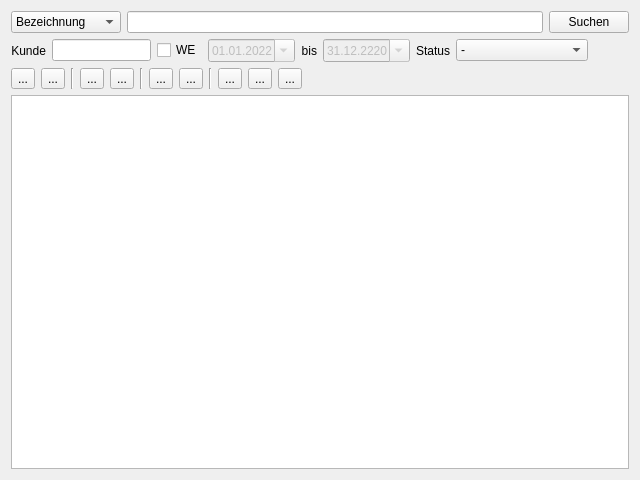
<?xml version="1.0" encoding="UTF-8"?>
<ui version="4.0">
 <class>Admin</class>
 <widget class="QWidget" name="Admin">
  <property name="geometry">
   <rect>
    <x>0</x>
    <y>0</y>
    <width>640</width>
    <height>480</height>
   </rect>
  </property>
  <property name="windowTitle">
   <string>Administration</string>
  </property>
  <layout class="QVBoxLayout" name="verticalLayout">
   <item>
    <widget class="QFrame" name="fr_search">
     <property name="frameShape">
      <enum>QFrame::NoFrame</enum>
     </property>
     <property name="frameShadow">
      <enum>QFrame::Raised</enum>
     </property>
     <layout class="QHBoxLayout" name="hl_search">
      <property name="leftMargin">
       <number>0</number>
      </property>
      <property name="topMargin">
       <number>0</number>
      </property>
      <property name="rightMargin">
       <number>0</number>
      </property>
      <property name="bottomMargin">
       <number>0</number>
      </property>
      <item>
       <widget class="QComboBox" name="cb_search">
        <property name="minimumSize">
         <size>
          <width>110</width>
          <height>0</height>
         </size>
        </property>
        <item>
         <property name="text">
          <string>Bezeichnung</string>
         </property>
        </item>
        <item>
         <property name="text">
          <string>Name</string>
         </property>
        </item>
        <item>
         <property name="text">
          <string>EAN</string>
         </property>
        </item>
        <item>
         <property name="text">
          <string>Artikel-UUID</string>
         </property>
        </item>
       </widget>
      </item>
      <item>
       <widget class="QLineEdit" name="le_search">
        <property name="maxLength">
         <number>20</number>
        </property>
        <property name="frame">
         <bool>true</bool>
        </property>
       </widget>
      </item>
      <item>
       <widget class="QPushButton" name="pb_search">
        <property name="toolTip">
         <string>Artikel und Aufträge suchen</string>
        </property>
        <property name="text">
         <string>Suchen</string>
        </property>
       </widget>
      </item>
     </layout>
    </widget>
   </item>
   <item>
    <widget class="QFrame" name="fr_search_options">
     <property name="frameShape">
      <enum>QFrame::NoFrame</enum>
     </property>
     <property name="frameShadow">
      <enum>QFrame::Raised</enum>
     </property>
     <layout class="QHBoxLayout" name="hl_options">
      <property name="leftMargin">
       <number>0</number>
      </property>
      <property name="topMargin">
       <number>0</number>
      </property>
      <property name="bottomMargin">
       <number>0</number>
      </property>
      <item>
       <widget class="QLabel" name="l_customer">
        <property name="text">
         <string>Kunde</string>
        </property>
        <property name="alignment">
         <set>Qt::AlignRight|Qt::AlignTrailing|Qt::AlignVCenter</set>
        </property>
       </widget>
      </item>
      <item>
       <widget class="QLineEdit" name="le_customer">
        <property name="minimumSize">
         <size>
          <width>0</width>
          <height>0</height>
         </size>
        </property>
        <property name="toolTip">
         <string/>
        </property>
        <property name="maxLength">
         <number>20</number>
        </property>
       </widget>
      </item>
      <item>
       <widget class="QCheckBox" name="cb_date">
        <property name="text">
         <string>WE</string>
        </property>
       </widget>
      </item>
      <item>
       <widget class="QDateEdit" name="date_from">
        <property name="enabled">
         <bool>false</bool>
        </property>
        <property name="dateTime">
         <datetime>
          <hour>0</hour>
          <minute>0</minute>
          <second>0</second>
          <year>2022</year>
          <month>1</month>
          <day>1</day>
         </datetime>
        </property>
        <property name="displayFormat">
         <string>dd.MM.yyyy</string>
        </property>
        <property name="calendarPopup">
         <bool>true</bool>
        </property>
       </widget>
      </item>
      <item>
       <widget class="QLabel" name="l_date_to">
        <property name="text">
         <string>bis</string>
        </property>
        <property name="alignment">
         <set>Qt::AlignRight|Qt::AlignTrailing|Qt::AlignVCenter</set>
        </property>
       </widget>
      </item>
      <item>
       <widget class="QDateEdit" name="date_to">
        <property name="enabled">
         <bool>false</bool>
        </property>
        <property name="minimumSize">
         <size>
          <width>0</width>
          <height>0</height>
         </size>
        </property>
        <property name="dateTime">
         <datetime>
          <hour>0</hour>
          <minute>0</minute>
          <second>0</second>
          <year>2220</year>
          <month>12</month>
          <day>31</day>
         </datetime>
        </property>
        <property name="displayFormat">
         <string>dd.MM.yyyy</string>
        </property>
        <property name="calendarPopup">
         <bool>true</bool>
        </property>
       </widget>
      </item>
      <item>
       <widget class="QLabel" name="le_status">
        <property name="text">
         <string>Status</string>
        </property>
       </widget>
      </item>
      <item>
       <widget class="QComboBox" name="cb_status">
        <item>
         <property name="text">
          <string>-</string>
         </property>
        </item>
        <item>
         <property name="text">
          <string>Auftrag offen</string>
         </property>
        </item>
        <item>
         <property name="text">
          <string>Auftrag gesperrt</string>
         </property>
        </item>
        <item>
         <property name="text">
          <string>WE ja</string>
         </property>
        </item>
        <item>
         <property name="text">
          <string>WE nein</string>
         </property>
        </item>
        <item>
         <property name="text">
          <string>WA ja</string>
         </property>
        </item>
        <item>
         <property name="text">
          <string>WA nein</string>
         </property>
        </item>
        <item>
         <property name="text">
          <string>Artikel offen</string>
         </property>
        </item>
        <item>
         <property name="text">
          <string>Artikel gesperrt</string>
         </property>
        </item>
        <item>
         <property name="text">
          <string>Foto offen</string>
         </property>
        </item>
        <item>
         <property name="text">
          <string>Foto neu</string>
         </property>
        </item>
        <item>
         <property name="text">
          <string>Foto unbeendet</string>
         </property>
        </item>
        <item>
         <property name="text">
          <string>Foto abgschlossen</string>
         </property>
        </item>
        <item>
         <property name="text">
          <string>EBV offen</string>
         </property>
        </item>
        <item>
         <property name="text">
          <string>EBV neu</string>
         </property>
        </item>
        <item>
         <property name="text">
          <string>EBV unbeendet</string>
         </property>
        </item>
        <item>
         <property name="text">
          <string>EBV abgschlossen</string>
         </property>
        </item>
        <item>
         <property name="text">
          <string>DA offen</string>
         </property>
        </item>
        <item>
         <property name="text">
          <string>DA abgschlossen</string>
         </property>
        </item>
       </widget>
      </item>
      <item>
       <spacer name="hspacer_options">
        <property name="orientation">
         <enum>Qt::Horizontal</enum>
        </property>
        <property name="sizeHint" stdset="0">
         <size>
          <width>40</width>
          <height>20</height>
         </size>
        </property>
       </spacer>
      </item>
     </layout>
    </widget>
   </item>
   <item>
    <widget class="QFrame" name="fr_buttons">
     <property name="sizePolicy">
      <sizepolicy hsizetype="Preferred" vsizetype="Fixed">
       <horstretch>0</horstretch>
       <verstretch>0</verstretch>
      </sizepolicy>
     </property>
     <property name="frameShape">
      <enum>QFrame::NoFrame</enum>
     </property>
     <property name="frameShadow">
      <enum>QFrame::Raised</enum>
     </property>
     <layout class="QHBoxLayout" name="hlayout_buttons">
      <property name="sizeConstraint">
       <enum>QLayout::SetDefaultConstraint</enum>
      </property>
      <property name="leftMargin">
       <number>0</number>
      </property>
      <property name="topMargin">
       <number>0</number>
      </property>
      <property name="rightMargin">
       <number>0</number>
      </property>
      <property name="bottomMargin">
       <number>0</number>
      </property>
      <item>
       <widget class="QToolButton" name="tb_lock">
        <property name="toolTip">
         <string>Auftrag/Artikel sperren</string>
        </property>
        <property name="text">
         <string>...</string>
        </property>
        <property name="icon">
         <iconset resource="../res/ressource.qrc">
          <normaloff>:/icons/icons/lock.ico</normaloff>:/icons/icons/lock.ico</iconset>
        </property>
       </widget>
      </item>
      <item>
       <widget class="QToolButton" name="tb_reset">
        <property name="toolTip">
         <string>Auftrag rücksetzen</string>
        </property>
        <property name="text">
         <string>...</string>
        </property>
        <property name="icon">
         <iconset resource="../res/ressource.qrc">
          <normaloff>:/icons/icons/reset.ico</normaloff>:/icons/icons/reset.ico</iconset>
        </property>
       </widget>
      </item>
      <item>
       <widget class="Line" name="vline_buttons_1">
        <property name="orientation">
         <enum>Qt::Vertical</enum>
        </property>
       </widget>
      </item>
      <item>
       <widget class="QToolButton" name="tb_import_csv">
        <property name="toolTip">
         <string>Artikel/Aufträge per CSV importieren</string>
        </property>
        <property name="text">
         <string>...</string>
        </property>
        <property name="icon">
         <iconset resource="../res/ressource.qrc">
          <normaloff>:/icons/icons/csv.ico</normaloff>:/icons/icons/csv.ico</iconset>
        </property>
       </widget>
      </item>
      <item>
       <widget class="QToolButton" name="tb_import_xml">
        <property name="toolTip">
         <string>Artikel/Aufträge per XML importieren</string>
        </property>
        <property name="text">
         <string>...</string>
        </property>
        <property name="icon">
         <iconset resource="../res/ressource.qrc">
          <normaloff>:/icons/icons/xml.ico</normaloff>:/icons/icons/xml.ico</iconset>
        </property>
       </widget>
      </item>
      <item>
       <widget class="Line" name="vline_buttons_2">
        <property name="orientation">
         <enum>Qt::Vertical</enum>
        </property>
       </widget>
      </item>
      <item>
       <widget class="QToolButton" name="tb_new_article">
        <property name="toolTip">
         <string>neuen Artikel anlegen</string>
        </property>
        <property name="text">
         <string>...</string>
        </property>
        <property name="icon">
         <iconset resource="../res/ressource.qrc">
          <normaloff>:/icons/icons/article.ico</normaloff>:/icons/icons/article.ico</iconset>
        </property>
       </widget>
      </item>
      <item>
       <widget class="QToolButton" name="tb_new_order">
        <property name="toolTip">
         <string>neuen Auftrag anlegen</string>
        </property>
        <property name="text">
         <string>...</string>
        </property>
        <property name="icon">
         <iconset resource="../res/ressource.qrc">
          <normaloff>:/icons/icons/order.ico</normaloff>:/icons/icons/order.ico</iconset>
        </property>
       </widget>
      </item>
      <item>
       <widget class="Line" name="vline_buttons_3">
        <property name="orientation">
         <enum>Qt::Vertical</enum>
        </property>
       </widget>
      </item>
      <item>
       <widget class="QToolButton" name="tb_export">
        <property name="toolTip">
         <string>Tabelle als JSON exportieren</string>
        </property>
        <property name="text">
         <string>...</string>
        </property>
        <property name="icon">
         <iconset resource="../res/ressource.qrc">
          <normaloff>:/icons/icons/export.ico</normaloff>:/icons/icons/export.ico</iconset>
        </property>
       </widget>
      </item>
      <item>
       <widget class="QToolButton" name="tb_remove">
        <property name="toolTip">
         <string>Eintrag aus Tabelle entfernen</string>
        </property>
        <property name="text">
         <string>...</string>
        </property>
        <property name="icon">
         <iconset resource="../res/ressource.qrc">
          <normaloff>:/icons/icons/remove.ico</normaloff>:/icons/icons/remove.ico</iconset>
        </property>
       </widget>
      </item>
      <item>
       <widget class="QToolButton" name="tb_clear">
        <property name="toolTip">
         <string>Tabelle leeren</string>
        </property>
        <property name="text">
         <string>...</string>
        </property>
        <property name="icon">
         <iconset resource="../res/ressource.qrc">
          <normaloff>:/icons/icons/clear.ico</normaloff>:/icons/icons/clear.ico</iconset>
        </property>
       </widget>
      </item>
      <item>
       <spacer name="hspacer_buttons">
        <property name="orientation">
         <enum>Qt::Horizontal</enum>
        </property>
        <property name="sizeHint" stdset="0">
         <size>
          <width>40</width>
          <height>20</height>
         </size>
        </property>
       </spacer>
      </item>
     </layout>
    </widget>
   </item>
   <item>
    <widget class="QTreeView" name="tree_articles">
     <property name="toolTip">
      <string>Tabelle mit Artikeln und deren Aufträge</string>
     </property>
     <property name="editTriggers">
      <set>QAbstractItemView::NoEditTriggers</set>
     </property>
     <property name="selectionMode">
      <enum>QAbstractItemView::ExtendedSelection</enum>
     </property>
     <property name="autoExpandDelay">
      <number>0</number>
     </property>
     <property name="sortingEnabled">
      <bool>true</bool>
     </property>
     <attribute name="headerVisible">
      <bool>true</bool>
     </attribute>
    </widget>
   </item>
  </layout>
 </widget>
 <tabstops>
  <tabstop>cb_search</tabstop>
  <tabstop>le_search</tabstop>
  <tabstop>pb_search</tabstop>
  <tabstop>le_customer</tabstop>
  <tabstop>cb_date</tabstop>
  <tabstop>date_from</tabstop>
  <tabstop>date_to</tabstop>
  <tabstop>cb_status</tabstop>
  <tabstop>tb_lock</tabstop>
  <tabstop>tb_reset</tabstop>
  <tabstop>tb_import_csv</tabstop>
  <tabstop>tb_import_xml</tabstop>
  <tabstop>tb_new_article</tabstop>
  <tabstop>tb_new_order</tabstop>
  <tabstop>tb_export</tabstop>
  <tabstop>tb_remove</tabstop>
  <tabstop>tb_clear</tabstop>
  <tabstop>tree_articles</tabstop>
 </tabstops>
 <resources>
  <include location="../res/ressource.qrc"/>
 </resources>
 <connections>
  <connection>
   <sender>cb_date</sender>
   <signal>toggled(bool)</signal>
   <receiver>date_from</receiver>
   <slot>setEnabled(bool)</slot>
   <hints>
    <hint type="sourcelabel">
     <x>173</x>
     <y>57</y>
    </hint>
    <hint type="destinationlabel">
     <x>249</x>
     <y>58</y>
    </hint>
   </hints>
  </connection>
  <connection>
   <sender>cb_date</sender>
   <signal>toggled(bool)</signal>
   <receiver>date_to</receiver>
   <slot>setEnabled(bool)</slot>
   <hints>
    <hint type="sourcelabel">
     <x>173</x>
     <y>57</y>
    </hint>
    <hint type="destinationlabel">
     <x>371</x>
     <y>58</y>
    </hint>
   </hints>
  </connection>
 </connections>
</ui>
